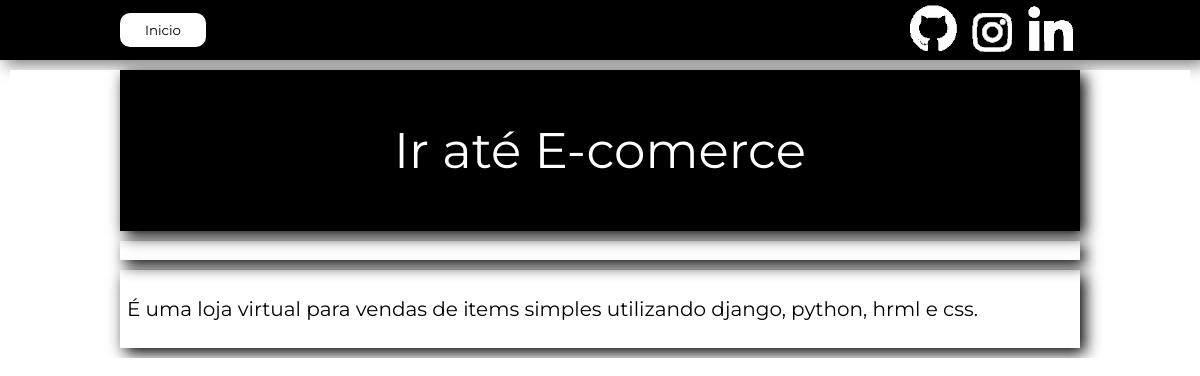
The app's page /projeto/e-comerce, older data.
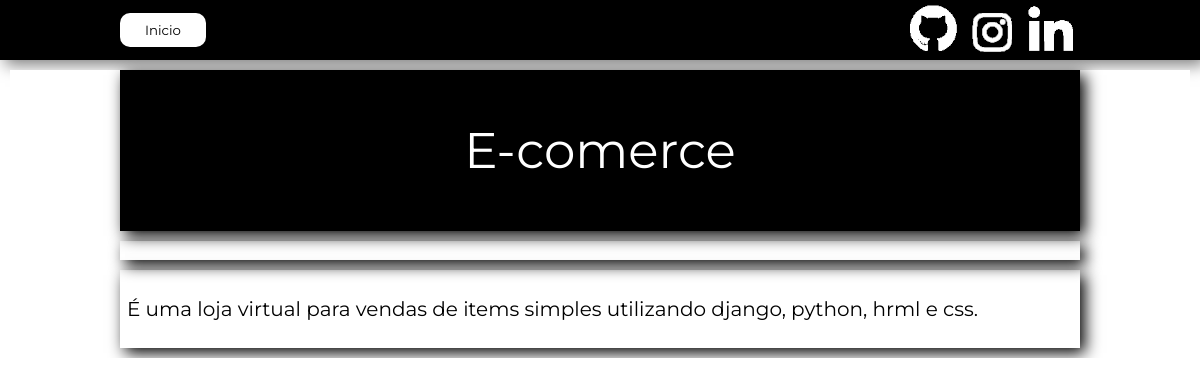
The same page, newer data.
### paginas/models.py (models this page shows, shortened)
class Projeto(models.Model):
    nome = models.CharField(max_length=255)
    thumbnailHome = models.ImageField(upload_to='images', blank=True,null=True)
    projlink = models.CharField(max_length=255, blank=True, null=True)
    thumbnailDetail = models.ImageField(upload_to='images', blank=True,null=True)
    slug = slug = AutoSlugField(unique=True, always_update=False, populate_from="nome")
    descricao = models.CharField(max_length=255)
    tec_nome = models.ManyToManyField(Tecnologias)

### paginas/views.py (the view)
# urls.py: path('projeto/<slug:slug>', views.projeto, name="projeto" )
def projeto(request, slug):
    projetos = Projeto.objects.get(slug=slug)
    context = {'projetos':projetos}
    return render(request,'paginas/projeto.html', context)

### paginas/templates/paginas/projeto.html (shortened to what this page needs)
{% extends 'paginas/main.html' %}
{% load static %}
{% block content %}
    <main class="projectdetailbody">
        <section>
            <div class="maincontainer">
                {% if projetos.projlink == null %}
                    <div class="nameitemnohref">
                        <p>{{projetos.nome}}</p>
                    </div>
                {% else %}
                    <div class="nameitem">
                        <p class="namespace"><a class="nameitemhref" href="{{projetos.projlink}}">Ir até {{projetos.nome}}</a></p>
                    </div>
                {% endif %}
                {% if projetos.thumbnailDetail %}
                   <div class="imageitem">
                    </div>
                {% else %}
                    <div class="imageitem">
                        <p>Não tem imagem.</p>
                    </div>
                {% endif %}
                <div class="descriptionitem">
                    <p style="padding:7px">{{projetos.descricao}}</p>
                </div>
            </div>
        </section>
    </main>
{% endblock %}

Row changes from the older to the newer data that the page shows:
changed Projeto "E-comerce": projlink "https://www.google.com/search?q=globo+play&oq=&aqs=chrome.0.35i39i362l8...8.11995j0j7&sourceid=chrome&ie=UTF-8" → empty (drawn)
Text that changed along with them:
text no longer shown: "Ir até"
